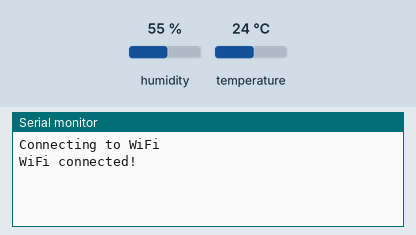
Recording of a sketch running on a simulated Arduino MKR. Parts: the last lines printed to the serial monitor. The inputs (shaded band) are chosen by the test bench; at power-on: temperature 24 °C, humidity 55 %. WiFi joins after 1.5 s; servers stay silent unless stated.

Above: at 2.7 s.
2.8 s: temperature set to 12 °C
At 17.0 s:
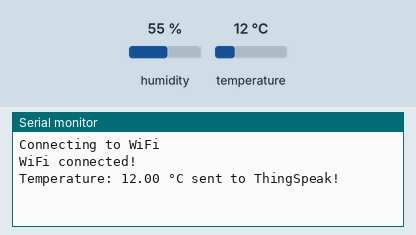
24.5 s: temperature set to 19 °C
At 33.2 s:
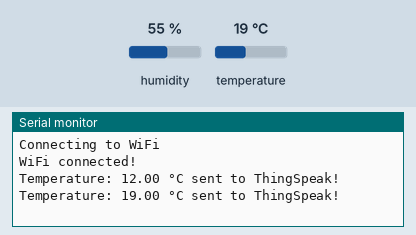

Measured:
- after the input at 2.8 s, the serial monitor: prints a new line after 13.4 s (image 1)
- after the input at 24.5 s, the serial monitor: prints a new line after 7.9 s (image 2)

The sketch:

2.1p.ino
```cpp
#include <SPI.h>              // Enables SPI communication for Wi-Fi module
#include <WiFiNINA.h>         // Enables Wi-Fi functions (connect, send data)
#include <DHT.h>              // Enables temperature and humidity sensor support

#define DHTPIN 2              // DHT sensor data pin connected to D2
#define DHTTYPE DHT22         // Using DHT22 sensor model

char ssid[] = "1313";         // Wi-Fi network name
char pass[] = "1234567a";     // Wi-Fi password

String apiKey = "DCDDKSPB88JM2K3V";          // ThingSpeak channel write key
const char* server = "api.thingspeak.com";   // ThingSpeak server address

WiFiClient client;            // Wi-Fi client for HTTP requests
DHT dht(DHTPIN, DHTTYPE);     // DHT sensor object

unsigned long lastTime = 0;   // Stores last data send time
unsigned long interval = 16000; // Send every 16 seconds

void setup() {
  Serial.begin(9600);         // Start serial monitor
  dht.begin();                // Start DHT sensor

  Serial.print("Connecting to WiFi");
  while (WiFi.begin(ssid, pass) != WL_CONNECTED) { // Connect to Wi-Fi
    Serial.print(".");
    delay(1000);
  }
  Serial.println("\nWiFi connected!");
}

void loop() {
  if (millis() - lastTime > interval) {       // Run every 16 seconds
    float temperature = dht.readTemperature(); // Read temperature (°C)

    String postData = "api_key=" + apiKey + "&field1=" + String(temperature); // Format data

    if (client.connect(server, 80)) {         // Connect to ThingSpeak server
      client.println("POST /update HTTP/1.1");  // HTTP POST request
      client.println("Host: api.thingspeak.com");
      client.println("Connection: close");
      client.println("Content-Type: application/x-www-form-urlencoded");
      client.print("Content-Length: ");
      client.println(postData.length());
      client.println();
      client.println(postData);               // Send data payload

      Serial.print("Temperature: ");          // Print confirmation
      Serial.print(temperature);
      Serial.println(" °C sent to ThingSpeak!");
    }

    client.stop();                            // Close connection
    lastTime = millis();                      // Update timer
  }
}
```
